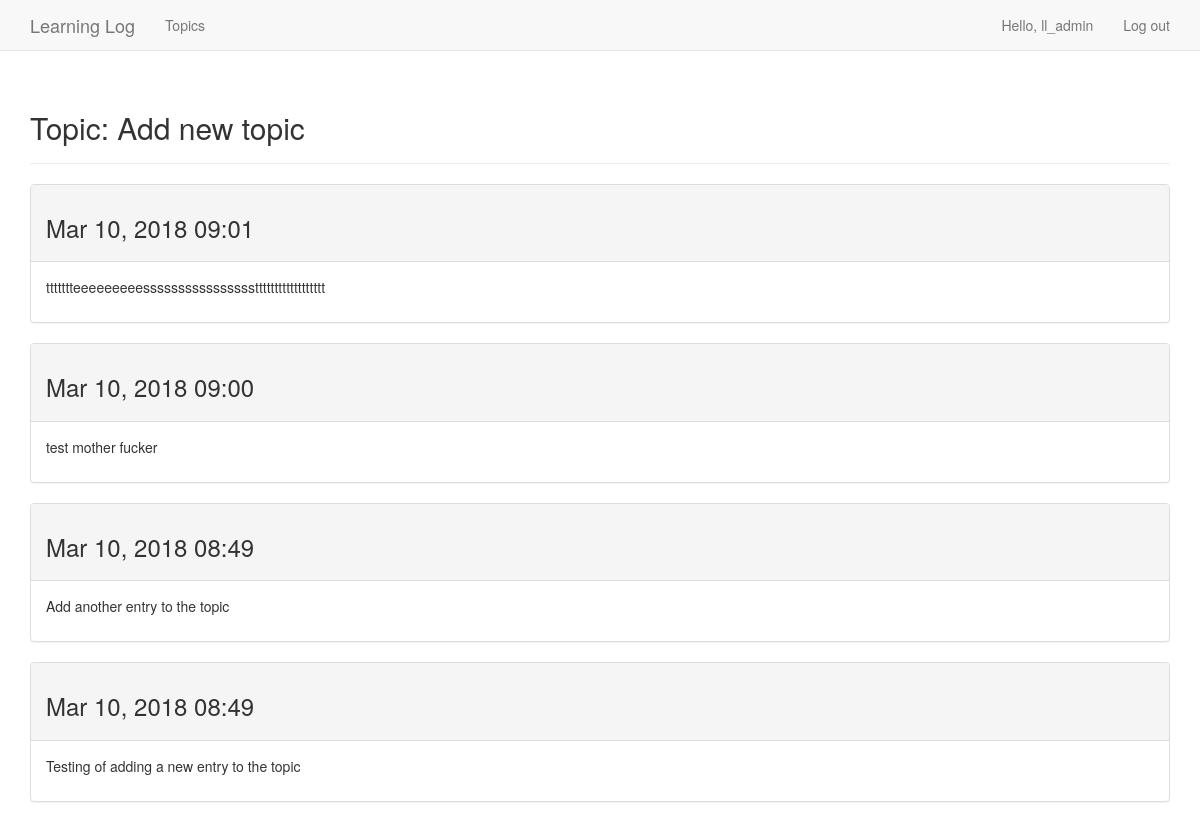
The page /topics/10/ (signed in) on the database its author committed.
### learning_logs/models.py (models this page shows, shortened)
class Topic(models.Model):
    text = models.CharField(max_length=200)
    date_added = models.DateTimeField(auto_now_add=True)
    owner = models.ForeignKey(User, on_delete=models.CASCADE)
    def __str__(self):
        return self.text

class Entry(models.Model):
    topic = models.ForeignKey(Topic, on_delete=models.CASCADE)
    text = models.TextField()
    date_added = models.DateTimeField(auto_now_add=True)
    class Meta:
        verbose_name_plural = "entries"

### learning_logs/views.py (the view)
# urls.py: url(r'^topics/(?P<topic_id>\d+)/$', views.topic, name='topic'),                 # Requested topic
@login_required
def topic(request, topic_id):
    topic = get_object_or_404(Topic, id=topic_id)
    entries = topic.entry_set.order_by("-date_added")
    context = {'topic': topic, 'entries': entries}
    return render(request, "learning_logs/topic.html", context)

### learning_logs/templates/learning_logs/topic.html (shortened to what this page needs)
{% extends "learning_logs/base.html" %}
{% load bootstrap3 %}
{% block header %}
    <h2>Topic: {{ topic }}</h2>
{% endblock header %}
{% block content %}
    {% for entry in entries %}
        <div class="panel panel-default">
            <div class="panel-heading">
                <h3>
                    {{ entry.date_added|date:'M d, Y H:i' }}
                </h3>
            </div>
            <div class="panel-body">
                {{ entry.text|linebreaks }}
            </div>
        </div>
    {% empty %}
        <h4>There are no entries for this topic yet.</h4>
    {% endfor %}
{% endblock content %}

### learning_logs/templates/learning_logs/base.html (shortened to what this page needs)
{% load bootstrap3 %}
<!DOCTYPE html>
<html lang="eng">
    <head>
        {% bootstrap_css %}
    </head>
    <body>
        <nav class="navbar navbar-default navbar-static-top">
            <div class="container">
                <div class="navbar-header">
                    <a class="navbar-brand" href="{% url 'learning_logs:index' %}">
                        Learning Log
                    </a>
                </div>
                <div id="navbar" class="navbar-collapse collapse">
                    <ul class="nav navbar-nav">
                        <li><a href="{% url 'learning_logs:topics' %}">Topics</a> </li>
                    </ul>
                    <ul class="nav navbar-nav navbar-right">
                        {% if user.is_authenticated %}
                            <li><a>Hello, {{ user.username }}</a></li>
                            <li><a href="{% url 'users:logout' %}">Log out</a></li>
                        {% else %}
                            <li><a href="{% url 'users:register' %}">Register</a></li>
                            <li><a href="{% url 'users:login' %}">Log in</a></li>
                        {% endif %}
                    </ul>
                </div>
            </div>
        </nav>
        <div class="container">
            <div class="page-header">
                {% block header %}{% endblock header%}
            </div>
            <div>
                {% block content %}{% endblock content %}
            </div>
        </div>
    </body>
</html>

### rows shown on the page
Topic: text "Add new topic"
Entry: date_added "Mar 10, 2018 09:01", text "ttttttteeeeeeeeesssssssssssssssstttttttttttttttttt"
Entry: date_added "Mar 10, 2018 09:00", text "test mother fucker"
Entry: date_added "Mar 10, 2018 08:49", text "Add another entry to the topic"
Entry: date_added "Mar 10, 2018 08:49", text "Testing of adding a new entry to the topic"

### other values the page prints
{{ user.username }} "ll_admin"
